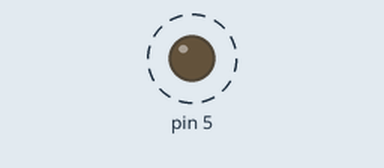
The sketch below on a simulated Arduino Uno, built with avr-gcc and run on an emulated ATmega328P. Parts: output pins drawn as LEDs (lit = HIGH). Dashed ring = blinking. Pins used as bus, display or sensor lines are not drawn.

Above: at 1.1 s.
Timing chart, 0 to 4.4 s (numbered marks = the images above):
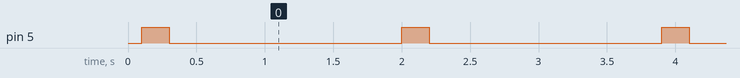

Measured:
- by itself, pin 5: alternates HIGH for 0.20 s and LOW for 1.7 s

The sketch:

urgent.ino
```cpp
// the setup function runs once when you press reset or power the board
void setup() {
  // initialize digital pin LED_BUILTIN as an output.
  pinMode(5, OUTPUT);
  pinMode(6, OUTPUT);
}

// the loop function runs over and over again forever
void loop() {


  digitalWrite(5, HIGH);   // turn the LED on (HIGH is the voltage level)
  digitalWrite(5, LOW);    // turn the LED off by making the voltage LOW
  digitalWrite(6, HIGH);
  digitalWrite(6, LOW);
  delay(100);


 digitalWrite(5, HIGH);   // turn the LED on (HIGH is the voltage level)
  delay(200);
  digitalWrite(5, LOW);    // turn the LED off by making the voltage LOW
  delay(100);


  delay(1500);

}
```
